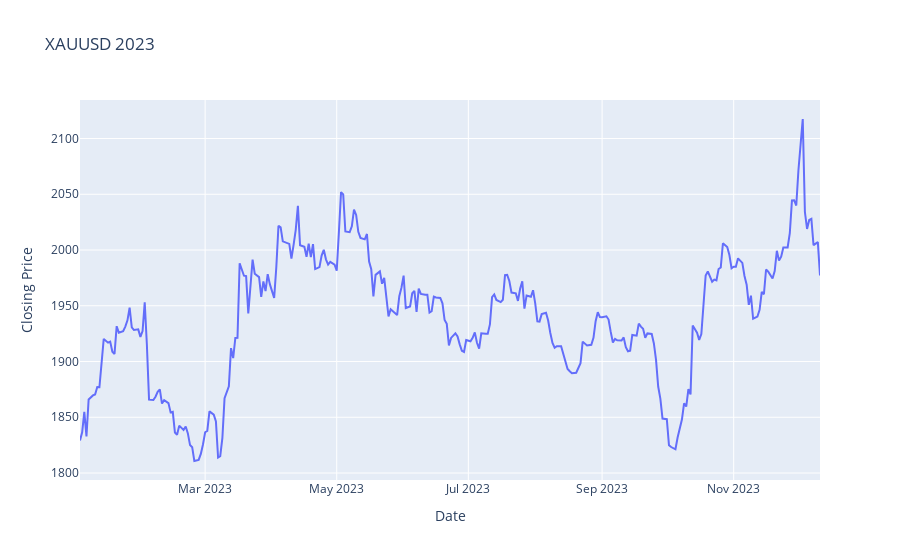

Write notebook code for a chart like this one.
### Code cell
ohlc_data = pd.DataFrame(mt.copy_rates_range("XAUUSDm",
                                             mt.TIMEFRAME_D1,
                                             datetime(2023,1,1),
                                            datetime.now()))
ohlc_data['datetime'] = pd.to_datetime(ohlc_data['time'],unit='s')
fig = px.line(ohlc_data,x='datetime',y='close', title='XAUUSD 2023',
             labels={'datetime':'Date','close':'Closing Price'})
                                             
fig.show()

### Figure 1 — Plotly figure (JSON) as saved in the notebook; plotly's stock layout.template omitted (floating-point values rounded to 4 significant figures; data arrays with more than 128 entries replaced by an {"elided": "..."} marker saying what was removed)
{"data": [{"hovertemplate": "Date=%{x}<br>Closing Price=%{y}<extra></extra>", "legendgroup": "", "line": {"color": "#636efa", "dash": "solid"}, "marker": {"symbol": "circle"}, "mode": "lines", "name": "", "orientation": "v", "showlegend": false, "type": "scatter", "x": {"elided": "294 str values"}, "xaxis": "x", "y": {"elided": "294 float values"}, "yaxis": "y"}], "layout": {"legend": {"tracegroupgap": 0}, "title": {"text": "XAUUSD 2023"}, "xaxis": {"anchor": "y", "domain": [0, 1], "title": {"text": "Date"}}, "yaxis": {"anchor": "x", "domain": [0, 1], "title": {"text": "Closing Price"}}}}
